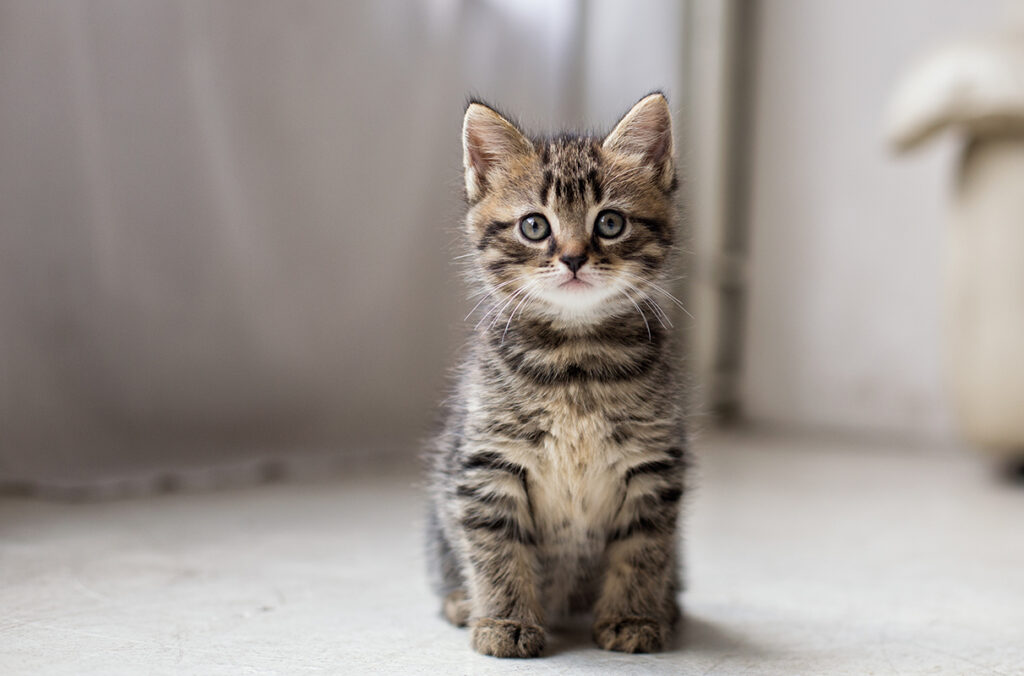
#> input picture cat.jpg, 1024 x 676 px
$ python seg_test.py
#> lines starting #> are read from the running program, lines starting #| are printed output that depends on the picture; after the words box and inside, x2 and y2 are one past the last pixel; in counts of white or black regions, pixels touching at a corner belong together
### adaptive_segmentation.py

import numpy as np
import networkx as nx

from skimage.segmentation import slic
from skimage.color import rgb2lab
from skimage.measure import regionprops


def initial_superpixels(
    image,
    n_segments=400,
    compactness=10.0,
    sigma=1.0,
):
    """
    Generate fine initial superpixels.

    Parameters
    ----------
    image : ndarray, H x W x 3
        RGB image, with values in [0, 1] or [0, 255].
    n_segments : int
        Approximate number of initial superpixels.
    compactness : float
        SLIC trade-off between spatial regularity and color similarity.
    sigma : float
        Gaussian smoothing applied by SLIC.

    Returns
    -------
    labels : ndarray, H x W
        Integer superpixel labels.
    """
    image = np.asarray(image, dtype=np.float32)

    if image.max() > 1.0:
        image = image / 255.0

    labels = slic(
        image,
        n_segments=n_segments,
        compactness=compactness,
        sigma=sigma,
        start_label=0,
        channel_axis=-1,
        convert2lab=True,
    )

    return labels.astype(np.int32)


def build_region_graph(image, labels, priority):
    """
    Construct a region adjacency graph.

    Nodes represent superpixels.
    Edges connect spatially adjacent superpixels.

    Each node stores:
      - area
      - mean Lab color
      - mean refinement priority

    Parameters
    ----------
    image : ndarray, H x W x 3
        RGB image.
    labels : ndarray, H x W
        Superpixel labels.
    priority : ndarray, H x W
        Higher values mean the region should remain finer.
    """
    image = np.asarray(image, dtype=np.float32)

    if image.max() > 1.0:
        image = image / 255.0

    lab = rgb2lab(image)
    priority = np.asarray(priority, dtype=np.float32)

    if priority.shape != labels.shape:
        raise ValueError("priority and labels must have the same shape")

    graph = nx.Graph()

    for region in regionprops(labels + 1):
        label = region.label - 1
        mask = labels == label

        graph.add_node(
            label,
            area=int(mask.sum()),
            mean_lab=lab[mask].mean(axis=0),
            priority=float(priority[mask].mean()),
            max_priority=float(priority[mask].max()),
        )

    # Connect labels that share a horizontal or vertical boundary.
    for a, b in (
        (labels[:, :-1], labels[:, 1:]),
        (labels[:-1, :], labels[1:, :]),
    ):
        different = a != b

        pairs = np.stack(
            [a[different], b[different]], axis=1
        )

        if len(pairs) == 0:
            continue

        pairs = np.sort(pairs, axis=1)
        pairs = np.unique(pairs, axis=0)

        for u, v in pairs:
            graph.add_edge(int(u), int(v))

    return graph


# [91 lines left out: functions merge_cost, adaptive_merge, not called in this run]


class PerturbationOracle:
    """
    Black-box classifier interface.

    predict_fn(image) must return a 1D vector of class probabilities
    for one HWC image. Images passed to this class are float RGB in [0, 1].
    """

    # [545 lines left out: functions __init__, evaluate, initialize_memberships, update_membership, membership_entropy, region_mask and 4 more, not called in this run]


class OutcomeEntropyTracker:
    def __init__(self, min_observations=3):
        self.effects = {}
        self.min_observations = min_observations

    # [4 lines left out: function record, not called in this run]

    def count(self, region_id):
        return len(self.effects.get(region_id, []))

    # [43 lines left out: functions entropy, priority_entropy, record_table_effects, not called in this run]

def mean_region_membership(lattice, memberships, region_id):
    mask = region_mask(lattice, region_id)
    return memberships[mask].mean(axis=0)

# [307 lines left out: functions merge_and_test_boundary, split_priority, adaptive_inference_step, region_boundary_stats, rank_boundary_merge_candidates, not called in this run]

### seg_test.py

import matplotlib.pyplot as plt
import numpy as np

from skimage.io import imread
from skimage.segmentation import mark_boundaries

from adaptive_segmentation import (
    initial_superpixels,
    build_region_graph,
)

image = imread("cat.jpg")[..., :3]
#> image is the input picture: shape (676, 1024, 3); mean R, G, B 157.9, 150, 144.8

if image.max() > 1:
    image = image.astype(np.float32) / 255.0

labels = initial_superpixels(
    image,
    n_segments=400,
    compactness=10,
)
#> in initial_superpixels, `labels = slic( image, n_segments=n_segments, compactness=compactness, ..`:
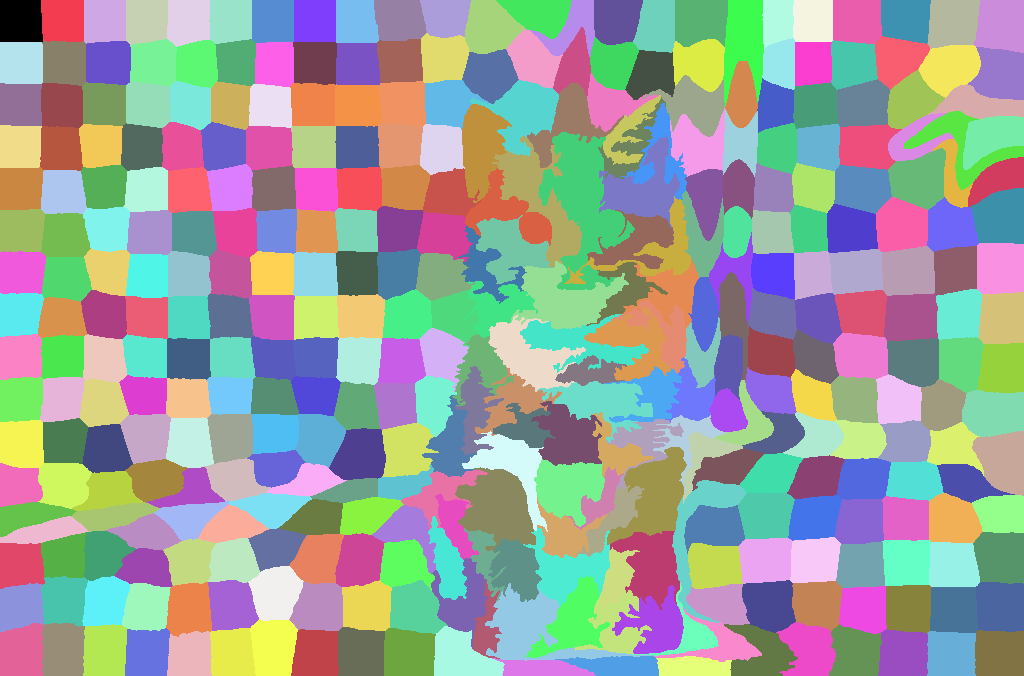
#> labels: shape (676, 1024) int64; 361 distinct labels, from 0 to 360; one colour per label, 0 black
#> in initial_superpixels, `return labels.astype(np.int32)`: returned value: shape (676, 1024) int32; 361 distinct labels, from 0 to 360

# Temporary synthetic priority map.
# Replace this with your fuzzy membership-derived score.
H, W = labels.shape
#> H = 676; W = 1024
yy, xx = np.mgrid[:H, :W]

cx, cy = W / 2, H / 2
#> cx = 512; cy = 338
radius = np.sqrt((xx - cx)**2 + (yy - cy)**2)

priority = np.exp(
    -((radius - min(H, W) * 0.25)**2)
    / (2 * (min(H, W) * 0.07)**2)
)

graph = build_region_graph(image, labels, priority)
#> in build_region_graph, `lab = rgb2lab(image)`: lab: shape (676, 1024, 3) float32; mean of channels 0, 1, 2 62, 2.1, 3.9
#> in build_region_graph, `priority = np.asarray(priority, dtype=np.float32)`:
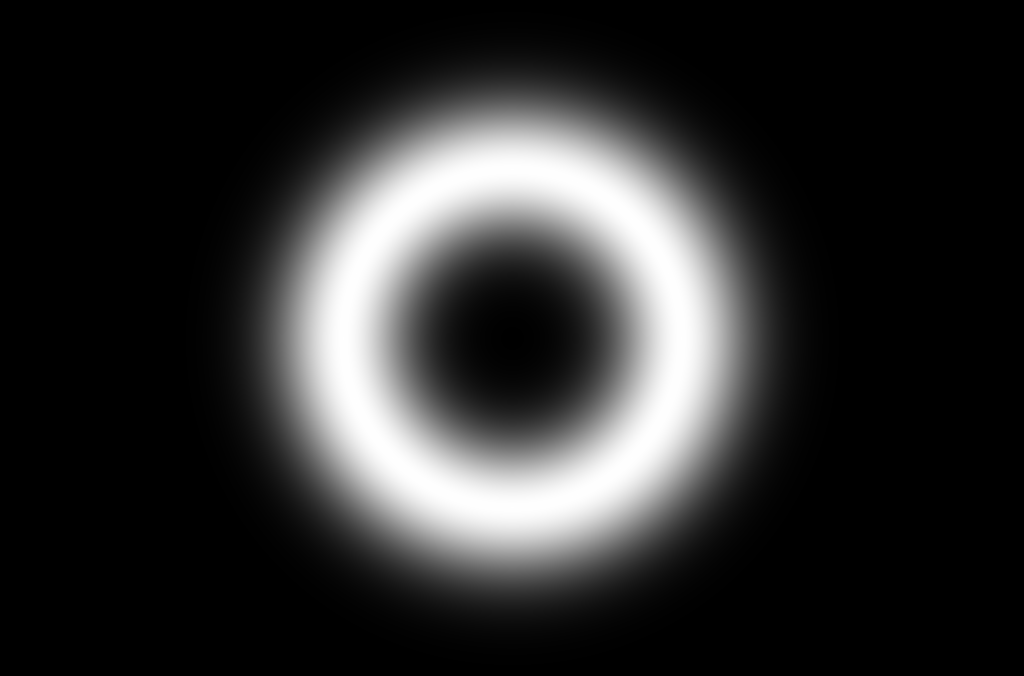
#> priority: shape (676, 1024) float32; min 6.9e-20, max 1, mean 0.182
#> the loop in build_region_graph, `for region in regionprops(labels + 1):` made 361 passes
#> pass 1, in build_region_graph, `mask = labels == label`:
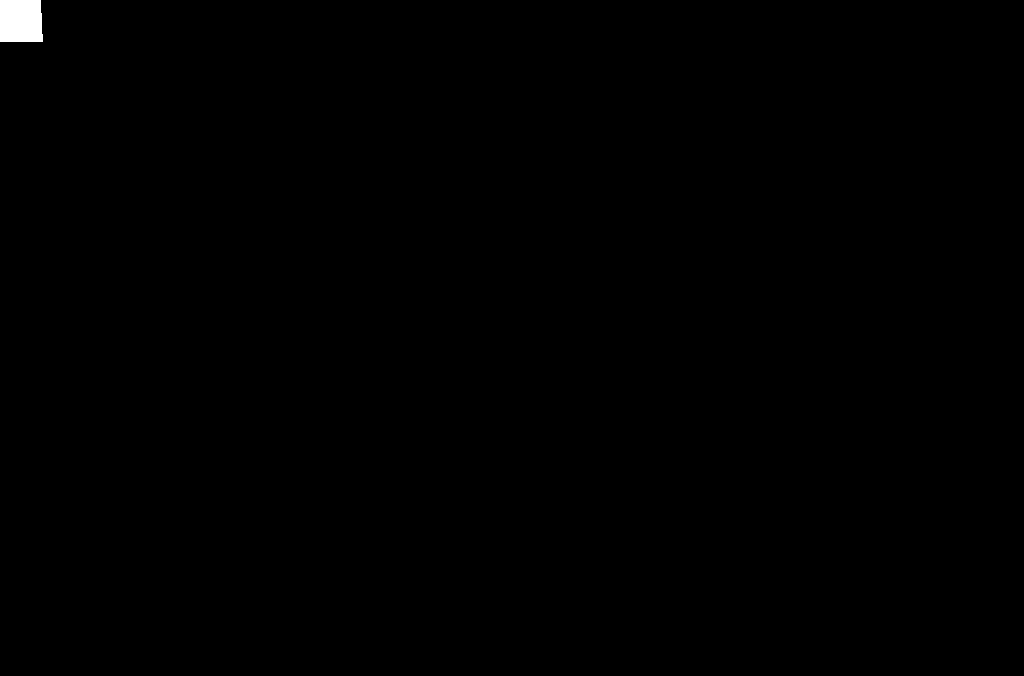
#> mask: shape (676, 1024) bool; 0.25% white; 1 white region, box (x1, y1, x2, y2) and area: (0, 0, 43, 42) 1759
#> pass 3, in build_region_graph, `mask = labels == label`:
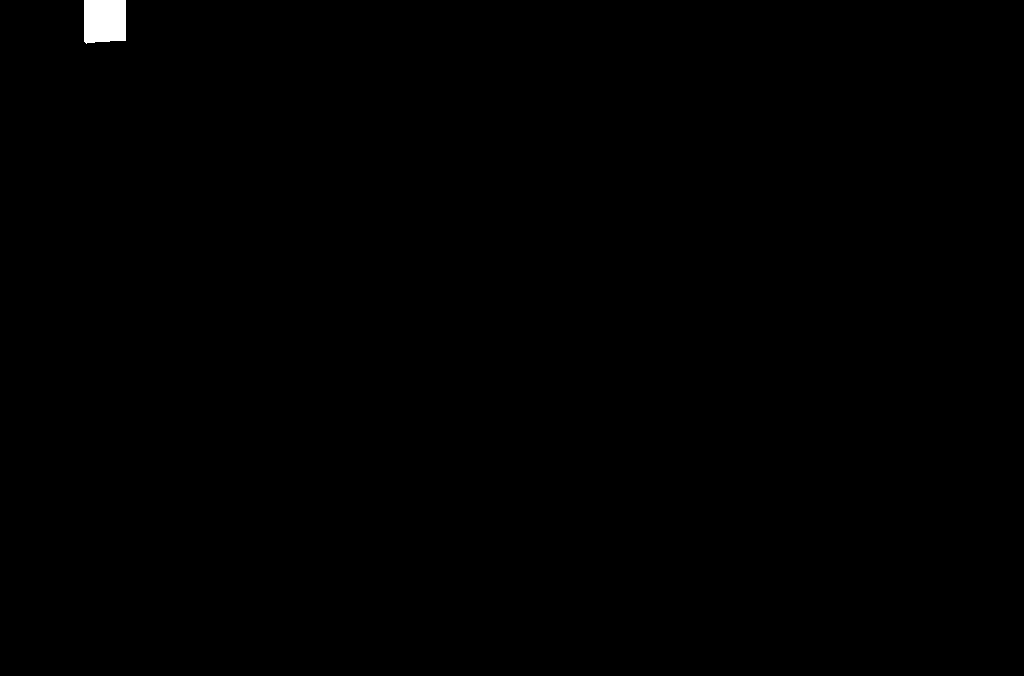
#> mask: shape (676, 1024) bool; 0.25% white; 1 white region, box (x1, y1, x2, y2) and area: (84, 0, 126, 44) 1759
#> after the loop in build_region_graph, `for region in regionprops(labels + 1):`:
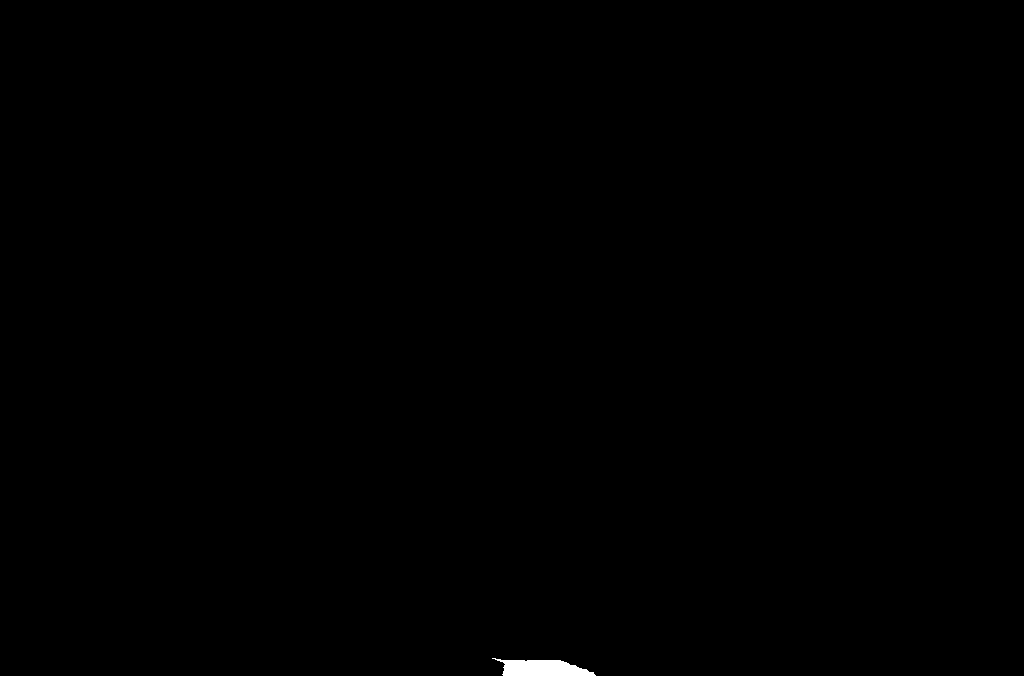
#> mask: shape (676, 1024) bool; 0.18% white; 1 white region, box (x1, y1, x2, y2) and area: (492, 658, 596, 676) 1250
#> the loop in build_region_graph, `for a, b in ( (labels[:, :-1], labels[:, 1:]), (labels[:-1, :], labels..` made 2 passes
#> pass 1, in build_region_graph, `different = a != b`:
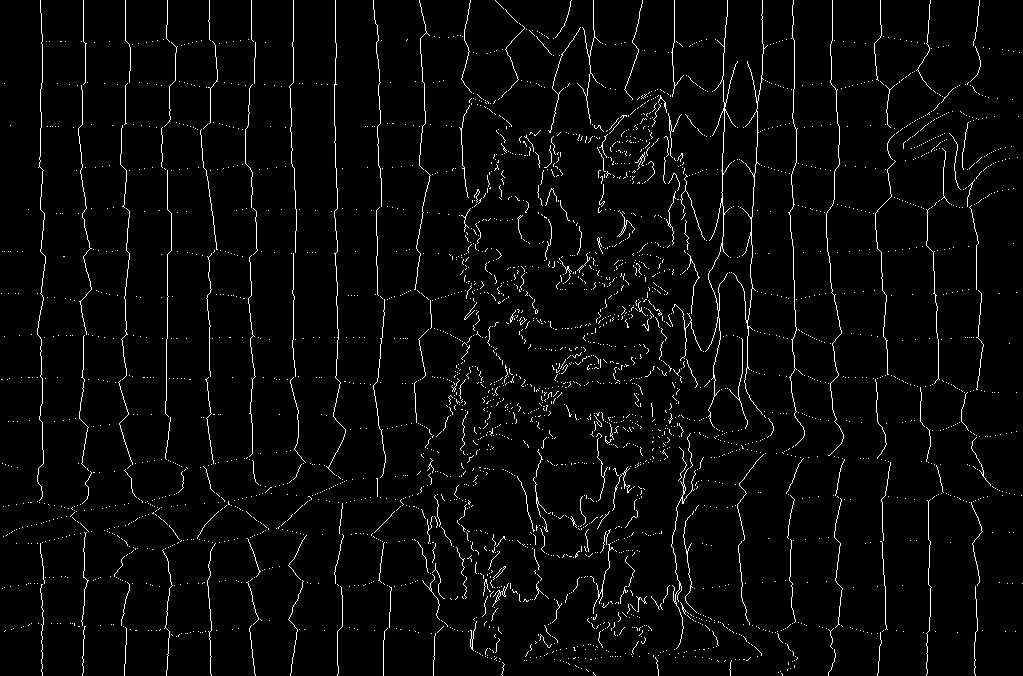
#> different: shape (676, 1023) bool; 3.1% white in thin lines or dots

fig, axes = plt.subplots(1, 3, figsize=(15, 5))

axes[0].imshow(image)
axes[0].set_title("Original image")

axes[1].imshow(mark_boundaries(image, labels))
axes[1].set_title(f"Fine SLIC: {len(np.unique(labels))} regions")

axes[2].imshow(priority, cmap="magma")
axes[2].set_title("Refinement priority")

for ax in axes:
    ax.axis("off")

plt.tight_layout()
plt.show()
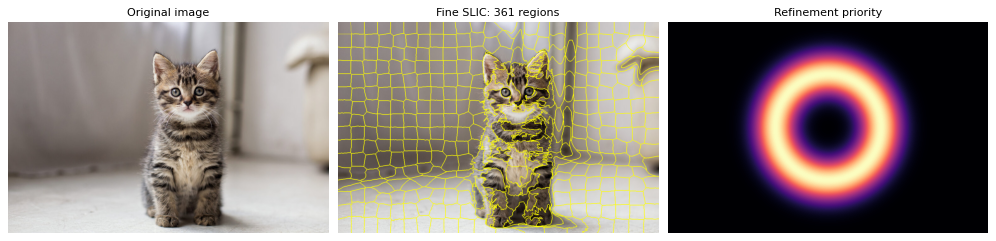
#> figure drawn by matplotlib, 3 panels

print("Initial superpixels:", len(np.unique(labels)))
#| Initial superpixels: 361
print("Graph nodes:", graph.number_of_nodes())
#| Graph nodes: 361
print("Graph edges:", graph.number_of_edges())
#| Graph edges: 998
